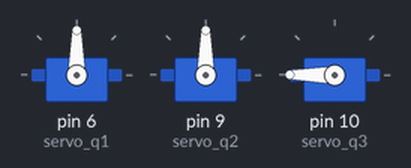
The sketch below on a simulated Arduino Uno, built with avr-gcc and run on an emulated ATmega328P. On the bench: 3 × servo. What the sketch prints to the serial monitor is not drawn.

Above: at 0.6 s.
At 3.7 s:
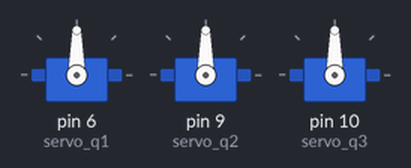
Timing chart, 0 to 5.2 s (numbered marks = the images above):
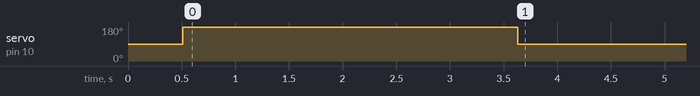

Measured:
- by itself, servo on pin 10 (servo_q3): 90° → 180° at 0.51 s, → 90° 3.1 s later

The sketch:

Cinematica_inversa.ino
```cpp
#include <math.h>
#include <Servo.h>

Servo servo_q1;
Servo servo_q2;
Servo servo_q3;

double L2,L3;
int i=0;
int lastpos1=0;
int lastpos2=0;
int lastpos3=0;

#define const PI=3.14;

double cin_inv_q1(double px,double py);
double cin_inv_q2_b(double px,double py,double pz,double q3);
double cin_inv_q3_b(double px,double py,double pz);

double conv_q1(double q1);
double conv_q2(double q2);
double conv_q3(double q3);

void moverservo(int numservo, int posicion);

double r,t_m,x,y;

double q1,q2,q3,px,py,pz;
int q1g,q2g,q3g;

double t_s=0;

void setup() {
  servo_q1.attach(6);
  servo_q2.attach(9);
  servo_q3.attach(10);
  Serial.begin(9600);
  Serial.println("Ok");
  delay(500);
  Serial.println("Desplazándose al punto inicial, espere...");
  Serial.println("Listo para comenzar rutina...");
  servo_q1.write(90);
  servo_q2.write(90);
  servo_q3.write(180);
  L2=0.08;    //Robot naranja
  L3=0.15;     //Robot naranja
  r=0.05;
  x=0;
  y=0;
  delay(3000);
}

void loop() {

  py=0.0;
  px=0.0;
  pz=L2+L3;

  /*
  // Programación para crear una línea recta
  if (t_s<10){
    px=0.1;
    py=0.1-0.2*(t_s/10);
    pz=0.1;
  }
  */

  /*
  // Ecuación para crear un círculo
  px=0.08;
  py=0.1+r*cos(t_s/2);
  pz=r*sin(t_s/2);
  */

  q1=cin_inv_q1(px,py);
  q3=cin_inv_q3_b(px,py,pz);
  q2=cin_inv_q2_b(px,py,pz,q3);

  q1g=int(conv_q1(q1));
  q2g=int(conv_q2(q2));
  q3g=int(conv_q3(q3));

  q1g=q1g+90;
  q3g=-q3g+90;    //Escalamiento considerando que el motor está en sentido inverso

  moverservo(1,q1g);
  moverservo(2,q2g);
  moverservo(3,q3g);

  Serial.println("Movimiento listo");

  delay(10);

  t_m=millis();
  t_s=t_m/1000;

}

double cin_inv_q1(double px,double py){
  double qq1=atan2(py,px);
  return(qq1);
}

double cin_inv_q2_b(double px,double py,double pz,double q3){
  double s_px=square(px);
  double s_py=square(py);
  double s_pz=square(pz);
  double s_L2=square(L2);
  double s_L3=square(L3);
  double cq3=(s_px+s_py+s_pz-s_L2-s_L3)/(2*L2*L3);
  double r=sqrt(s_px+s_py);
  double beta=atan2(pz,r);
  double alfa=atan2((L3*sin(q3)),(L2+L3*cq3));
  double qq2=beta-alfa;
  return(qq2);
}

double cin_inv_q3_b(double px,double py,double pz){
  double s_px=square(px);
  double s_py=square(py);
  double s_pz=square(pz);
  double s_L2=square(L2);
  double s_L3=square(L3);
  //double cq3=(s_px+s_py+s_pz-s_L2-s_L3)/(2*L2*L3);
  double cq3=(px*px+py*py+pz*pz-L2*L2-L3*L3)/(2*L2*L3);
  double arg_sqrt_cq3=1-cq3*cq3;
  double num_q3=sqrt(arg_sqrt_cq3);
  num_q3=-num_q3;   //Codo arriba
  double qq3=atan2(num_q3,cq3);
  return(qq3);
}

double conv_q1(double q1){
  double qq1=(q1*180)/PI;
  return(qq1);
}

double conv_q2(double q2){
  double qq2=(q2*180)/PI;
  return(qq2);
}

double conv_q3(double q3){
  double qq3=(q3*180)/PI;
  return(qq3);
}

void moverservo(int numservo, int posicion){

  if (posicion>=0){
    if (numservo==1){
      Serial.print("numservo: ");Serial.println(numservo);
      Serial.print("ultima posicion: ");Serial.println(lastpos1);
      Serial.print("nueva posicion: ");Serial.println(posicion);
      for (i=lastpos1;i<=posicion;i++){
         servo_q1.write(i);
      }
      lastpos1=posicion;
    }
    if (numservo==2){
      Serial.print("numservo: ");Serial.println(numservo);
      Serial.print("ultima posicion: ");Serial.println(lastpos2);
      Serial.print("nueva posicion: ");Serial.println(posicion);
      for (i=lastpos2;i<=posicion;i++){
         servo_q2.write(i);
      }
      lastpos2=posicion;
    }
    if (numservo==3){
      Serial.print("numservo: ");Serial.println(numservo);
      Serial.print("ultima posicion: ");Serial.println(lastpos3);
      Serial.print("nueva posicion: ");Serial.println(posicion);
      for (i=lastpos3;i<=posicion;i++){
         servo_q3.write(i);
      }
      lastpos3=posicion;
    }
    delay(50);
  }
  if (posicion<0){
    if (numservo==1){
      Serial.print("numservo: ");Serial.println(numservo);
      Serial.print("ultima posicion: ");Serial.println(lastpos1);
      Serial.print("nueva posicion: ");Serial.println(posicion);
      for (i=lastpos1;i>=posicion;i--){
         servo_q1.write(i);
      }
      lastpos1=posicion;
    }
    if (numservo==2){
      Serial.print("numservo: ");Serial.println(numservo);
      Serial.print("ultima posicion: ");Serial.println(lastpos2);
      Serial.print("nueva posicion: ");Serial.println(posicion);
      for (i=lastpos2;i>=posicion;i--){
         servo_q2.write(i);
      }
      lastpos2=posicion;
    }
    if (numservo==3){
      Serial.print("numservo: ");Serial.println(numservo);
      Serial.print("ultima posicion: ");Serial.println(lastpos3);
      Serial.print("nueva posicion: ");Serial.println(posicion);
      for (i=lastpos3;i>=posicion;i--){
         servo_q3.write(i);
      }
      lastpos3=posicion;
    }
    delay(50);
  }
}
```
